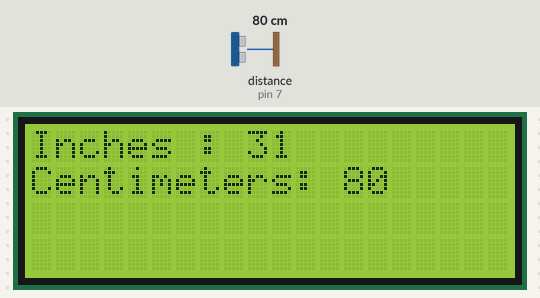
A sketch run on a simulated Arduino Uno, built with avr-gcc and run on an emulated ATmega328P. Parts: 20×4 character LCD. Wiring (inferred from the names in the program): ultrasonic range finder: trigger pin 7; echo pin 7. The test bench sets the inputs (shaded band); at power-on: distance to the obstacle (sensor on pin 7) 80 cm. The echo pulse lasts 58.3 µs per cm.

Above: at 1.2 s.
1.3 s: distance to the obstacle (sensor on pin 7) set to 2 cm
At 2.0 s:
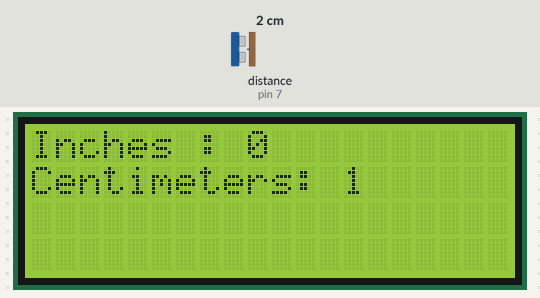
3.0 s: distance to the obstacle (sensor on pin 7) set to 18 cm
At 5.5 s:
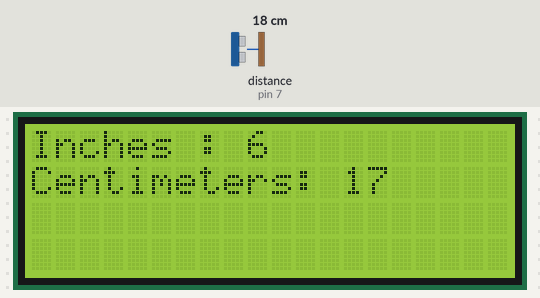
5.7 s: distance to the obstacle (sensor on pin 7) set to 120 cm
At 7.4 s:
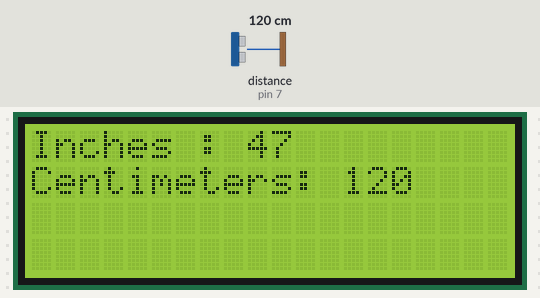
Timing chart, 0 to 8.9 s (numbered marks = the images above; inputs shaded):
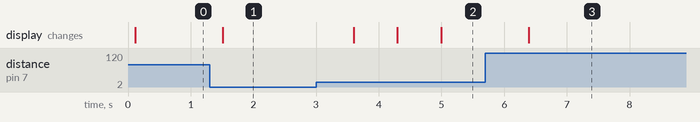

Measured:
- after the input at 1.3 s, the display: changes after 0.21 s (image 1)
- after the input at 3.0 s, the display: changes after 0.60 s (image 2)
- after the input at 5.7 s, the display: changes after 0.69 s (image 3)

The sketch:

LCDprint.ino
```cpp
#include <Wire.h>
#include <LiquidCrystal_I2C.h>

LiquidCrystal_I2C lcd(0x27,20,4);
const int pingPin = 7;

void setup(){
  Serial.begin(9600);
  lcd.init();
  lcd.backlight();
  lcd.setCursor(0, 0);
  lcd.print("Distance Measurement");
}

void loop(){
  long duration,inches,cm;
  pinMode(pingPin,OUTPUT);
  digitalWrite(pingPin, LOW);
  delayMicroseconds(2);
  digitalWrite(pingPin, HIGH);
  delayMicroseconds(5);
  digitalWrite(pingPin, LOW);
  pinMode(pingPin, INPUT);
  duration=pulseIn(pingPin,HIGH);
  inches = microsecondsToInches(duration);
  cm = microsecondsToCentimeters(duration);

  lcd.clear();
  lcd.setCursor(0, 0);
  lcd.print("Inches : ");
  lcd.print(inches);
  lcd.setCursor(0, 1);
  lcd.print("Centimeters: ");
  lcd.print(cm);

  delay("100");
}


long microsecondsToInches(long microseconds){
  return microseconds /74/2;
}

long microsecondsToCentimeters(long microseconds){
  return microseconds /29/2;
}
```
